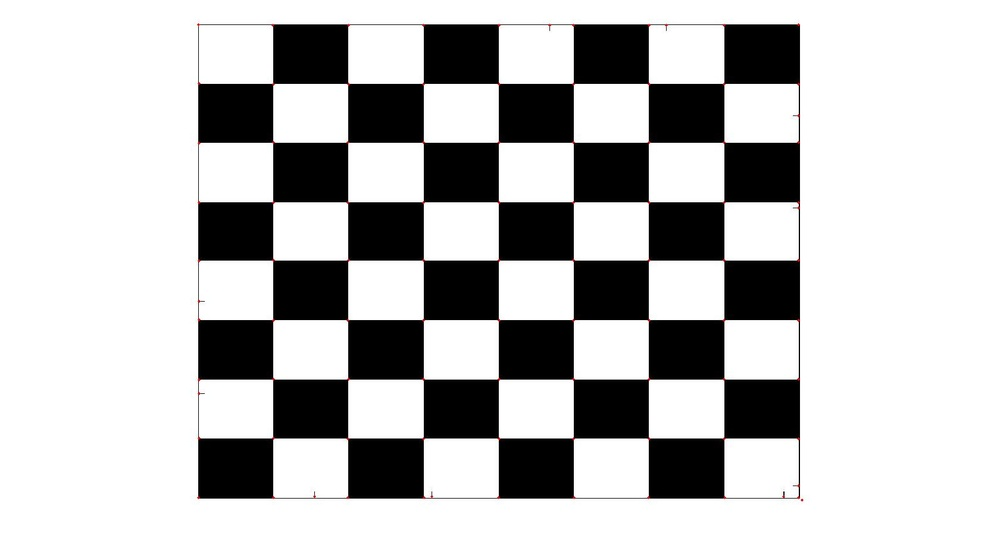
//> input picture Harris/screen.jpg, 1000 x 545 px, shrunk from 1680 x 916 before the run
$ ./prova screen.jpg   (built with g++ and OpenCV 4)
//> lines starting //> are read from the running program, lines starting //| are printed output that depends on the picture; after the words box and inside, x2 and y2 are one past the last pixel; in counts of white or black regions, pixels touching at a corner belong together
#include <iostream>
#include <cmath>
#include <vector>
#include <utility>
#include "opencv2/highgui/highgui.hpp"
#include "opencv2/imgproc/imgproc.hpp"

using namespace std;
using namespace cv;

int main(int argc, char **argv)
{
  int dx, dy;
  int grad;
  float theta;
  int degree;

  if(argv[1] == nullptr)
  {
    cerr << "Usage ";
    cerr << " ./file.exe image.format.\n" << endl;
    return -1;
  }

  Mat img = imread(argv[1], IMREAD_GRAYSCALE);
//> img: 545 rows x 1000 cols, CV_8UC1; min 0, max 255, mean 187.8
  Mat apg = Mat::zeros(img.size(), img.type());

  if(!img.data)
  {
    cerr << "Impossibile aprire l'immagine." << endl;
    return -1;
  }


  int rows = img.rows;
//> rows = 545
  int cols = img.cols;
//> cols = 1000
  int thetaMatrix[rows][cols] = {};
  pair<int, int > harris;

  for(int i = 0; i < img.rows; i++)
  {
    for(int j = 0; j < img.cols; j++)
    {
      int ixx, iyy, ixy = 0;
      /*Calcolo del gradiente su X e su Y attraverso l'operatore di Sobel*/
      dx = abs((img.at<uchar>(i,j)+ 2*img.at<uchar>(i+1,j)+img.at<uchar>(i+2, j)) -
      (img.at<uchar>(i, j+2) + 2*img.at<uchar>(i+1, j+2) + img.at<uchar>(i+2, j+2)));
      dy = abs((img.at<uchar>(i,j)+ 2*img.at<uchar>(i,j+1)+img.at<uchar>(i, j+2)) -
      (img.at<uchar>(i+2, j) + 2*img.at<uchar>(i+2, j+1) + img.at<uchar>(i+2, j+2)));

      /*Somma dei gradienti*/
      grad = dx + dy;

      if(grad > 255)
      {
        grad = 255;
      }

      if(grad < 0)
      {
        grad = 0;
      }

      /*Aggiornamento del nuovo valore di intensità*/
      apg.at<uchar>(i,j) = grad;

      /*
      Calcolo delle derivative del grandiente secondo l'operatore di Sobel
      verso x (Dx) e verso y (Dy)
      */
      ixx = pow(dx, 2);
      iyy = pow(dy, 2);

      harris = make_pair(ixx, iyy);

      /*Calcolo dell'angolo del gradiente tramite arctan(dy/dx)*/
      theta = atan2(dy,dx);
      degree = (theta*180) / M_PI;

      /* Se la direzione del gradiente e verso gli 0° */
      if((degree > -22.5 && degree <= 22.5) ||
        (degree > 157.5 && degree <= -157.5))
      {
        degree = 0;
      }
      /* Se la direzione del gradiente è verso i 45° */
      else if((degree > 22.5 && degree <= 67.5) ||
              (degree > -157.5 && degree <= -112.5))
      {
        degree = 45;
      }
      /* Se la direzione del gradiente è verso i 90° */
      else if((degree > 67.5 && degree <= 112.5) ||
              (degree > -112.5 && degree <= -67.5))
      {
        degree = 90;
      }
      /* Se la direzione del gradiente è verso i 135° */
      else if((degree > 112.5 && degree <= 157.5) ||
              (degree > -67.5 && degree <= -22.5))
      {
        degree = 135;
      }

      thetaMatrix[i][j] = degree;
    }
  }
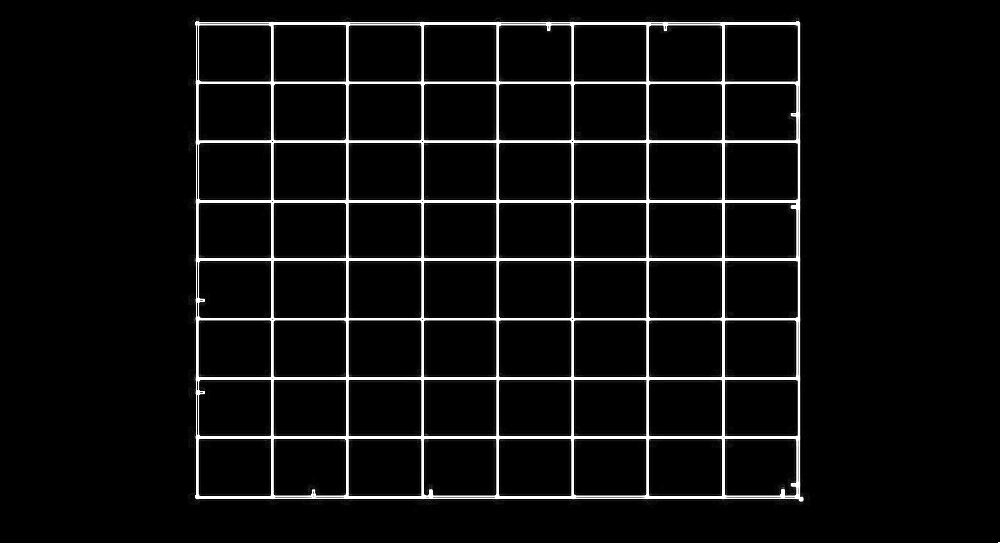
//> apg: 545 rows x 1000 cols, CV_8UC1; min 0, max 255, mean 14.5
//> after the loop, dx = 255; dy = 255; grad = 255; harris = (65025, 65025); theta = 0.785; degree = 45


  /*
  Soppressione dei non massimi.
  */
  for(int i = 1; i < rows-1; i++)
  {
    for(int j = 1; j < cols-1; j++)
    {
      int N = apg.at<uchar>(i-1, j);
      int S = apg.at<uchar>(i+1, j);
      int W = apg.at<uchar>(i,j-1);
      int E = apg.at<uchar>(i,j+1);
      int NW = apg.at<uchar>(i-1, j-1);
      int NE = apg.at<uchar>(i-1, j+1);
      int SE = apg.at<uchar>(i+1, j-1);
      int SW = apg.at<uchar>(i+1, j+1);
      int choice = thetaMatrix[i][j];

      switch (choice)
      {
        case 0:
          if(apg.at<uchar>(i,j) < E || apg.at<uchar>(i, j) < W)
          {
            apg.at<uchar>(i,j) = 0;
          }
        break;

        case 45:
          if(apg.at<uchar>(i,j) < NW || apg.at<uchar>(i, j) < SE)
          {
            apg.at<uchar>(i,j) = 0;
          }
        break;

        case 90:
          if(apg.at<uchar>(i,j) < N || apg.at<uchar>(i, j) < S)
          {
            apg.at<uchar>(i,j) = 0;
          }
        break;

        case 135:
          if(apg.at<uchar>(i,j) < NE || apg.at<uchar>(i, j) < SW)
          {
            apg.at<uchar>(i,j) = 0;
          }
        break;
      }
    }
  }
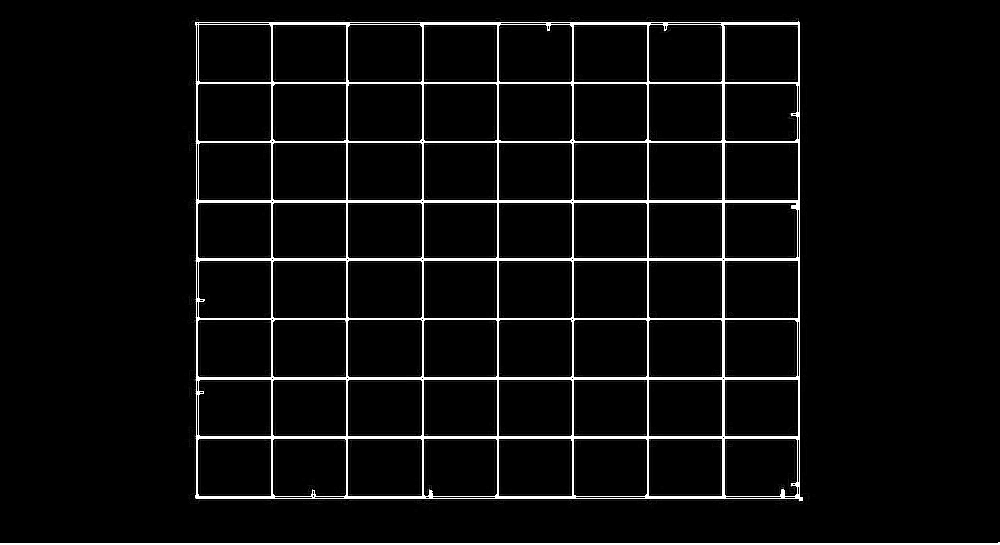
//> apg: 545 rows x 1000 cols, CV_8UC1; 5.65% of pixels changed, all inside (x1, y1, x2, y2) = (183, 14, 811, 509)

  /*
  Sogliatura per isteresi
  Valori di soglia (Thresholding)
  */
  int t1 = 220;
  int t2 = 135;

  /*Matrice finale di tutta l'operazione algoritmica*/
  Mat cannyImage = Mat::zeros(img.size(), img.type());

  for(int i = 1; i < rows-1; i++)
  {
    for(int j = 1; j < cols-1; j++)
    {
      if(apg.at<uchar>(i,j) < t2)
      {
        cannyImage.at<uchar>(i,j) = 0;
      }
      else if(apg.at<uchar>(i,j) > t1)
      {
        cannyImage.at<uchar>(i,j) = 255;
      }
      else if(apg.at<uchar>(i,j) >= t2 && apg.at<uchar>(i,j) <= t1)
      {
        for(int x = -1; x <= 1; x++)
        {
          for(int y = -1; y <= 1; y++)
          {
            if(apg.at<uchar>(i+x, j+y) > t1)
            {
              cannyImage.at<uchar>(i,j) = 255;
            }
          }
        }
      }
    }
  }
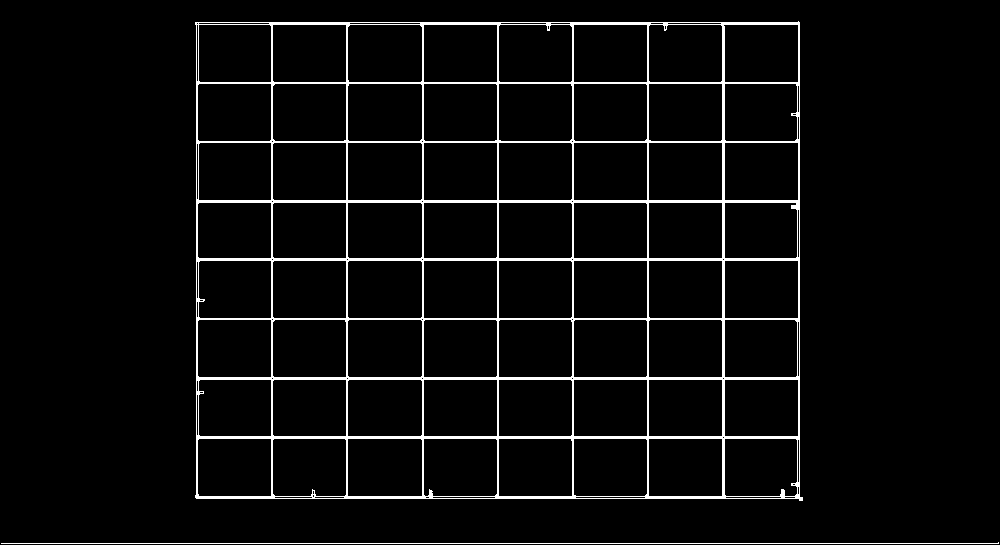
//> cannyImage: 545 rows x 1000 cols, CV_8UC1; 4.4% white; 2 white regions, box (x1, y1, x2, y2) and area: (195, 21, 803, 501) 22965, (1, 542, 999, 544) 999


  for(int i = 0; i < rows; i++)
  {
    int sumX = 0;
    int sumY = 0;
    int sumXY = 0;

    for(int j = 0; j < cols; j++)
    {
      int ixy = 0;
      ixy = harris.first * harris.second;
      sumX = sumX + harris.first;
      sumY = sumY + harris.second;
      sumXY = sumXY + ixy;

      int det = (sumX * sumY) - (pow(sumXY,2));
      int trace = sumX + sumY;
      int R = det - 0.04*(pow(trace,2));

      if(R > 40)
      {
        circle(img, Point( i, j ), 5,  Scalar(0), 2, 8, 0 );
      }
    }
  }


  imshow("Image", img);
  imshow("Canny Image", cannyImage);
  waitKey();
}
